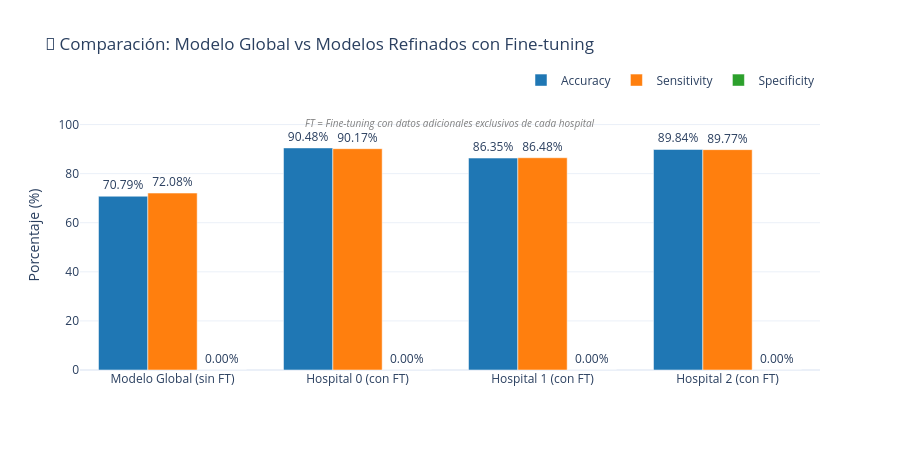

The code cell stored with this chart in its notebook:
### Markdown cell above
## 🎯 11. Mejora con Fine-Tuning

Comparamos el modelo global vs los modelos refinados por cada hospital.

### Code cell
if history:
    # Crear gráfica de comparación global vs refinado
    plot_json = create_refined_comparison_plot(history)
    
    if plot_json:
        import plotly.io as pio
        fig = pio.from_json(plot_json)
        fig.show()
    else:
        print("⚠️ No se pudo generar la gráfica de comparación")

### Figure 1 — Plotly figure (JSON) as saved in the notebook; plotly's stock layout.template omitted (floating-point values rounded to 4 significant figures)
{"data": [{"marker": {"color": "#1f77b4"}, "name": "Accuracy", "text": ["70.79%", "90.48%", "86.35%", "89.84%"], "textposition": "outside", "type": "bar", "x": ["Modelo Global\n(sin FT)", "Hospital 0\n(con FT)", "Hospital 1\n(con FT)", "Hospital 2\n(con FT)"], "y": [70.79, 90.48, 86.35, 89.84]}, {"marker": {"color": "#ff7f0e"}, "name": "Sensitivity", "text": ["72.08%", "90.17%", "86.48%", "89.77%"], "textposition": "outside", "type": "bar", "x": ["Modelo Global\n(sin FT)", "Hospital 0\n(con FT)", "Hospital 1\n(con FT)", "Hospital 2\n(con FT)"], "y": [72.08, 90.17, 86.48, 89.77]}, {"marker": {"color": "#2ca02c"}, "name": "Specificity", "text": ["0.00%", "0.00%", "0.00%", "0.00%"], "textposition": "outside", "type": "bar", "x": ["Modelo Global\n(sin FT)", "Hospital 0\n(con FT)", "Hospital 1\n(con FT)", "Hospital 2\n(con FT)"], "y": [0, 0, 0, 0]}], "layout": {"annotations": [{"font": {"color": "gray", "size": 10}, "showarrow": false, "text": "<i>FT = Fine-tuning con datos adicionales exclusivos de cada hospital</i>", "x": 0.5, "xref": "paper", "y": 0.95, "yref": "paper"}], "barmode": "group", "height": 450, "legend": {"orientation": "h", "x": 1, "xanchor": "right", "y": 1.02, "yanchor": "bottom"}, "title": {"text": "🔬 Comparación: Modelo Global vs Modelos Refinados con Fine-tuning"}, "yaxis": {"range": [0, 110], "title": {"text": "Porcentaje (%)"}}}}
